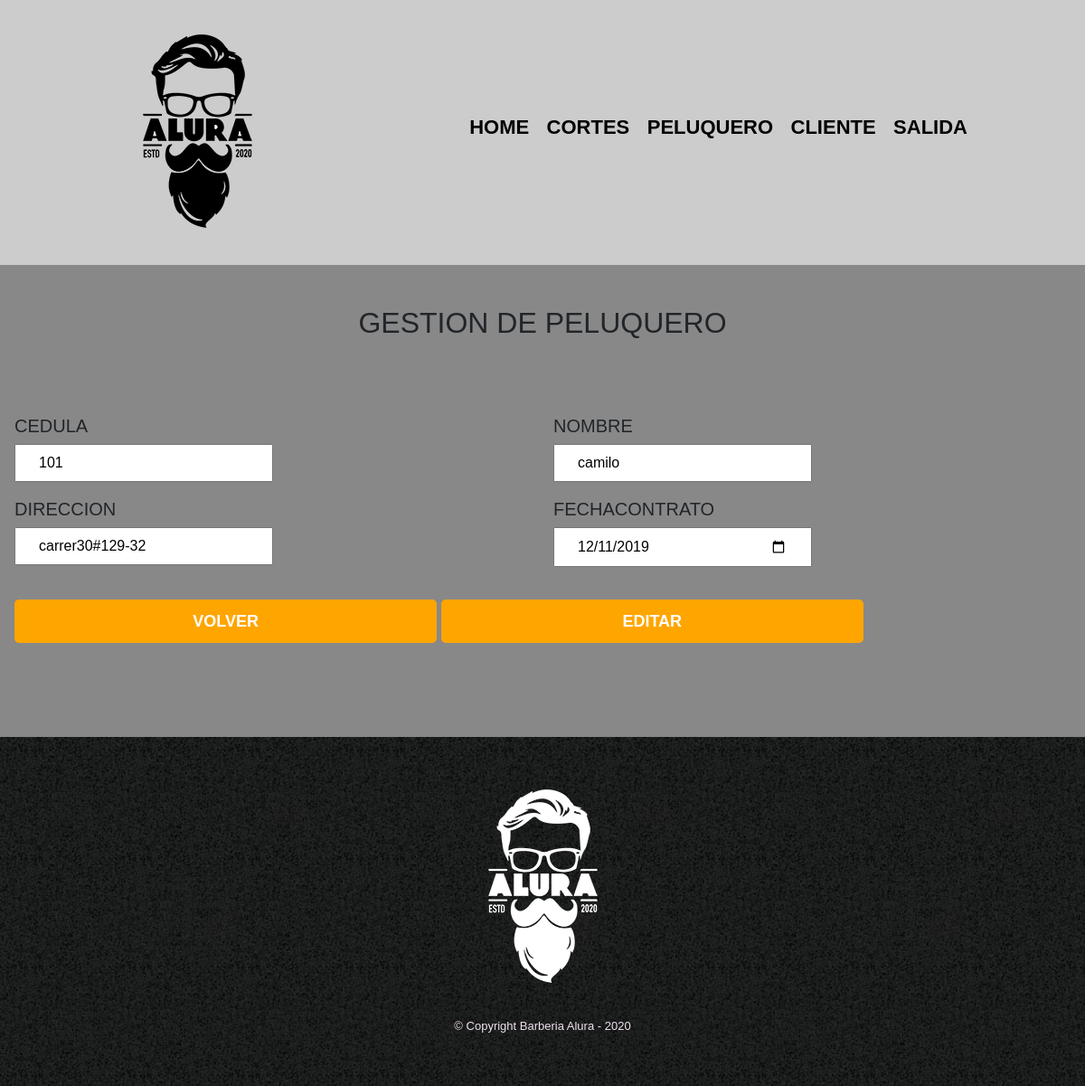
The page /Peluquero/editarP.php?id=101 on the database its author committed.
### tables this page shows
CREATE TABLE `peluquero` (
  `cedulaP` int(11) NOT NULL,
  `nombreP` varchar(50) NOT NULL,
  `Direccion` varchar(50) NOT NULL,
  `Fechacontratacion` date DEFAULT NULL
);

### Peluquero/editarP.php (the view, shortened to what this page needs)
<?php
include('../class/classP.php');
$pelu= new Peluqueros();
$reg=$pelu->get_ida($_GET['id']);
?>
<!doctype html>
<html lang="es">
<head>
    <link rel="stylesheet" href="../bootstrap/css/bootstrap.min.css">
    <link rel="stylesheet" href="../sw/dist/sweetalert2.min.css">
    <link rel="stylesheet" href="../css/reset.css">
    <link rel="stylesheet" href="../css/style.css">
</head>
<body onload="limpiar();">
<header>
            <div class="caja">
                <h1><img src="../imagenes/logo.png"></h1>
                <nav>
                    <ul class="navegacion">
                        <li><a href=../index.php>Home</a></li>
                        <li><a href=../Cortes/menuCor.php>Cortes</a></li>
                        <li><a href=../Peluquero/menuP.php>Peluquero</a></li>
                        <li><a href=../Clientes/menuc.php>Cliente</a></li>
                        <li><a href=../salir.php>Salida</a></li>
                    </ul>
                </nav>
            </div>
        </header>
    <main>
        <section class="diferenciales">
        <h2 class="titulo-principal">GESTION DE PELUQUERO</h2>
        <div class="card-body">
                <form name="form" action="editarP.php" method="post">
                    <div class="row">
                        <div class="col-md-6">
                            <label for="id">CEDULA</label>
                            <input type="number" name="id" class="input-padron" value ="<?php echo $_GET['id'];?>" readonly>
                        </div>
                        <div class="col-md-6">
                            <label for="nombreP">NOMBRE</label>
                            <input type="text" name="nombreP" class="input-padron" value="<?php echo $reg[0]['nombreP'];?>">
                        </div>
                        <div class="col-md-6">
                            <label for="Direccion">DIRECCION</label>
                            <input type="text" name="Direccion" class="input-padron" value="<?php echo $reg[0]['Direccion'];?>">
                        </div>
                        <div class="col-md-6">
                            <label for="FechaCon">FECHACONTRATO</label>
                            <input type="date" name="FechaCon" class="input-padron" value="<?php echo $reg[0]['Fechacontratacion'];?>">
                        </div>
                        <div class="col-md-12">
                            <br>
                            <input type="button" class="enviar" value="VOLVER" onclick="window.location='../Peluquero/menuP.php'">
                            <input type="submit" class="enviar" value="EDITAR" onclick="window.location='../Peluquero/menuP.php'">
                        </div>
                </form>
            </div>
        </section>
    </main>
    <footer>
            <img src="../imagenes/logo-blanco.png" alt="Logo de la Barberia Alura">
            <p class="copyright">&copy Copyright Barberia Alura - 2020</p>
        </footer>
</body>
</html>

### css/style.css (style rules this page uses)
body { font-family: 'Montserrat', sans-serif; }
header { background-color: #CCCCCC; padding: 20px 0; }
.caja { width: 940px; position: relative; margin: 0 auto; }
nav { position: absolute; top: 110px; right: 0; }
nav li { display: inline; margin: 0 0 0 15px; }
nav a { text-transform: uppercase; color: #000000; font-weight: bold; font-size: 22px; text-decoration: none; }
footer { text-align: center; background: url(../imagenes/bg.jpg); padding: 40px; }
.copyright { color: #fefe; font-size: 13px; margin: 20px; }
form { margin: 40px 0; }
form label, form legend { display: block; font-size: 20px; margin: 0 0 10px; }
.input-padron { display: block; margin: 0 0 20px; padding: 10px 25px; width: 50%; }
.enviar { width: 40%; padding: 15px 0; font-size: 18px; font-weight: bold; color: white; background: orange; border: none; border-radius: 5px; transition: 1s all; cursor: pointer; }
.titulo-principal { text-align: center; font-size: 2em; margin: 0 0 1em; clear: left; }
.diferenciales { padding: 3em 0; background: #888888; }

### rows shown on the page
peluquero: nombreP "camilo", Direccion "carrer30#129-32", FechaCon "12/11/2019"
